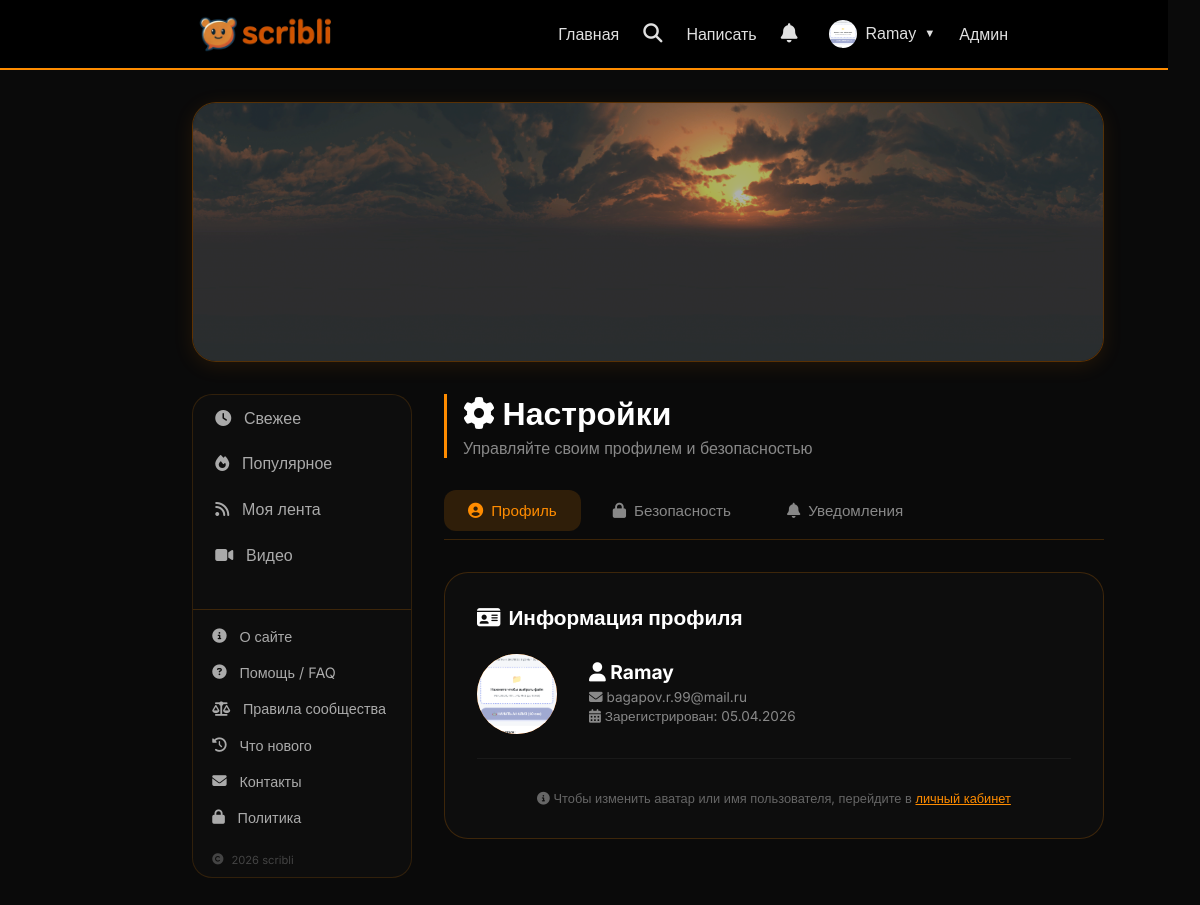
The app's page /settings (signed in), older data.
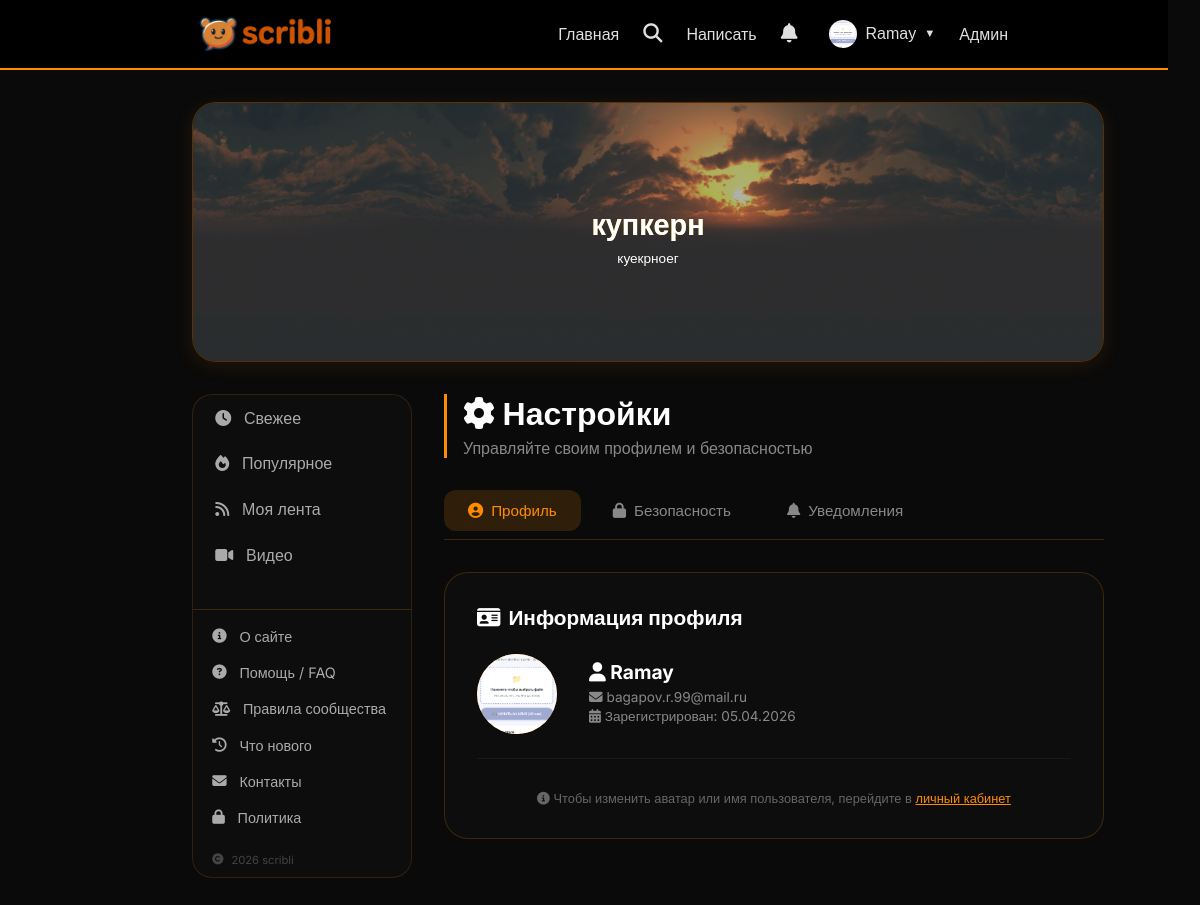
The same page, newer data.
### database.py (models this page shows)
class SliderItem(Base):
    __tablename__ = 'slider_items'
    id = Column(Integer, primary_key=True)
    title = Column(String, default='')
    label = Column(String, default='')
    icon = Column(String, default='📖')
    image_url = Column(String, default='')
    link = Column(String, default='')
    is_active = Column(Boolean, default=True)
    order = Column(Integer, default=0)
    image_position = Column(String, default='cover')
    text_position = Column(String, default='center')
    text_color = Column(String, default='#ffffff')
    text_size = Column(String, default='medium')
    overlay_opacity = Column(Integer, default=30)
    created_at = Column(DateTime, default=datetime.now)

### main.py (the view)
@app.get("/settings", response_class=HTMLResponse)
async def settings_page(request: Request, db: Session = Depends(get_db)):
    user = get_current_user(request, db)
    if not user:
        return RedirectResponse(url="/login", status_code=303)
    slider_items = db.query(SliderItem).filter(SliderItem.is_active == True).order_by(SliderItem.order).all()
    return templates.TemplateResponse("settings.html", {
        "request": request,
        "user": user,
        "slider_items": slider_items
    })

### templates/settings.html (shortened to what this page needs)
{% extends "base.html" %}
{% block content %}
<div class="settings-container">
    <div class="settings-header">
        <h2><i class="fas fa-cog"></i> Настройки</h2>
        <p>Управляйте своим профилем и безопасностью</p>
    </div>
    <div class="settings-tabs">
        <button class="settings-tab active" onclick="switchTab('profile')">
            <i class="fas fa-user-circle"></i> Профиль
        </button>
        <button class="settings-tab" onclick="switchTab('security')">
            <i class="fas fa-lock"></i> Безопасность
        </button>
        <button class="settings-tab" onclick="switchTab('notifications')">
            <i class="fas fa-bell"></i> Уведомления
        </button>
    </div>
    <div id="profile-tab" class="settings-card">
        <h3><i class="fas fa-id-card"></i> Информация профиля</h3>
        <div class="profile-info">
            <div class="profile-info-avatar">
                {% if user.avatar and user.avatar != 'default.png' %}
                <img src="/static/avatars/{{ user.avatar }}" alt="Аватар">
                {% else %}
                <span>{{ user.username[0]|upper }}</span>
                {% endif %}
            </div>
            <div class="profile-info-details">
                <h4><i class="fas fa-user"></i> {{ user.username }}</h4>
                <p><i class="fas fa-envelope"></i> {{ user.email }}</p>
                <p><i class="fas fa-calendar-alt"></i> Зарегистрирован: {{ user.created_at.strftime('%d.%m.%Y') }}</p>
            </div>
        </div>
        <div class="info-text">
            <i class="fas fa-info-circle"></i> Чтобы изменить аватар или имя пользователя, перейдите в <a href="/profile" style="color: #ff8c00;">личный кабинет</a>
        </div>
    </div>
</div>
{% endblock %}

### templates/base.html (shortened to what the changed rows need)
<!DOCTYPE html>
<html lang="ru">
<head>
    <link href="https://cdn.quilljs.com/1.3.6/quill.snow.css" rel="stylesheet">
    <link rel="stylesheet" href="https://cdnjs.cloudflare.com/ajax/libs/font-awesome/6.5.1/css/all.min.css">
</head>
<body>
<nav class="navbar">
    <h2 style="margin-left: 9rem;">
        <a href="/">
            <img src="/static/logo.png" alt="scribli" style="height: 100px; width: auto; vertical-align: middle;" loading="eager" fetchpriority="high">
        </a>
    </h2>
    </nav>
    <div class="container">
        {% block hero %}
        <div class="hero" id="heroBlock">
            <div class="hero-slider">
                <div class="hero-slider-track" id="heroSliderTrack">
                    {% for item in slider_items %}
                    <div class="hero-slide" {% if item.link %}onclick="location.href='{{ item.link }}'" style="cursor: pointer;"{% endif %}>
                        {% if item.image_url %}
                        <img src="{{ item.image_url }}" class="hero-slide-bg" alt="slide" style="object-fit: {{ item.image_position if item.image_position else 'cover' }};">
                        {% endif %}
                        {% if item.overlay_opacity and item.overlay_opacity > 0 %}
                        <div class="hero-slide-overlay" style="background: rgba(0,0,0,{{ item.overlay_opacity / 100 }});"></div>
                        {% endif %}
                        {% if item.title %}
                        <h1 style="color: {{ item.text_color if item.text_color else '#ffffff' }}; font-size: {% if item.text_size == 'small' %}1.2rem{% elif item.text_size == 'large' %}2.2rem{% else %}1.8rem{% endif %};">
                            {{ item.title }}
                        </h1>
                        {% endif %}
                        {% if item.label %}
                        <p style="color: {{ item.text_color if item.text_color else '#ffffff' }}; font-size: {% if item.text_size == 'small' %}0.7rem{% elif item.text_size == 'large' %}1rem{% else %}0.85rem{% endif %};">
                            {{ item.label }}
                        </p>
                        {% endif %}
                    </div>
                    {% endfor %}
                </div>
            </div>
        </div>
        {% endblock %}
        <div class="layout">
            <div class="content-right">
                {% block content %}{% endblock %}
            </div>
        </div>
    </div>
</body>
</html>

Row changes from the older to the newer data that the page shows:
changed SliderItem: title (not shown) → "купкерн"; label (not shown) → "куекрноег"
